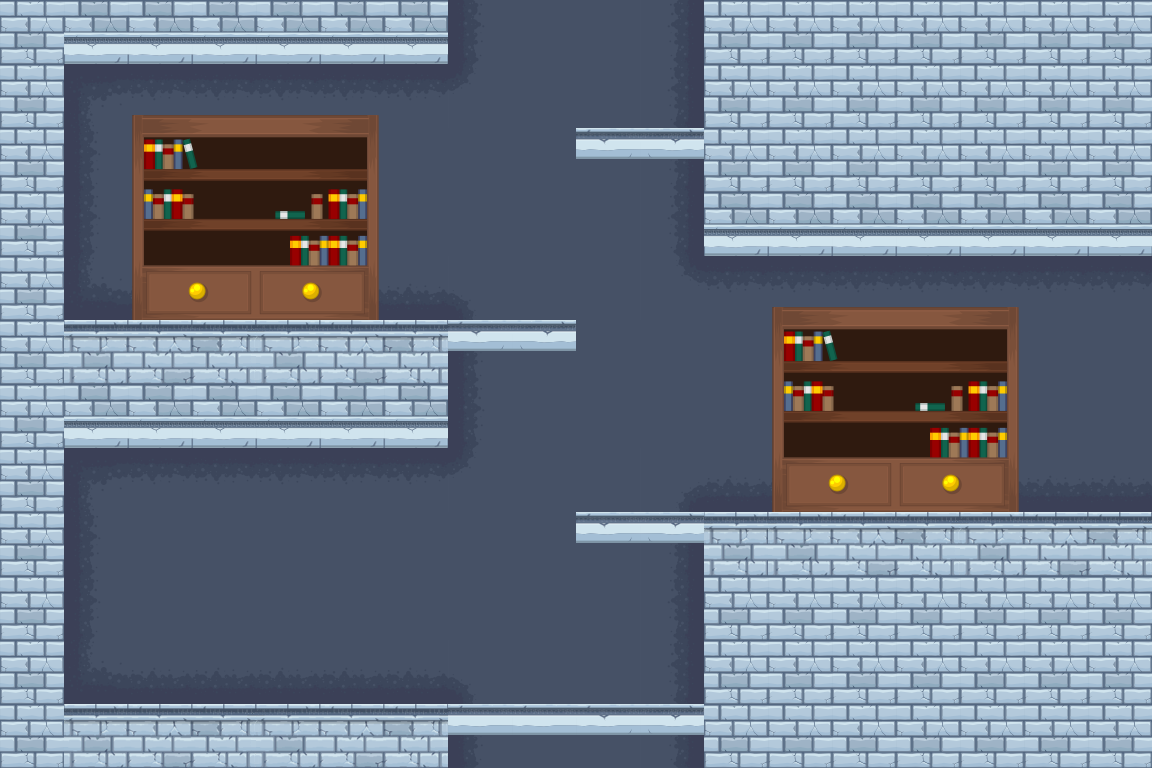

Tiled map render using the project's own tile images. Description and the whole map definition, tile-layer contents included, below:
An orthogonal 18x12 tile map with 64x64 px tiles, 2 tile layers (Слой тайлов 1, Слой тайлов 2), 2 tilesets and 11 objects.

<map version="1.0" orientation="orthogonal" renderorder="right-down" width="18" height="12" tilewidth="64" tileheight="64" nextobjectid="12">
  <properties>
      <property name="Height" value="768" />
      <property name="Up" value="Yes" />
      <property name="Right" value="Yes" />
      <property name="Down" value="Yes" />
      <property name="Width" value="1152" />
     </properties>
 <tileset firstgid="1" name="items" tilewidth="64" tileheight="64" tilecount="400" columns="20">
  <image source="items.png" width="1280" height="1280" />
 </tileset>
 <tileset firstgid="401" name="tiles" tilewidth="64" tileheight="64" tilecount="105" columns="15">
  <image source="tiles.png" width="989" height="450" />
 </tileset>
 <layer name="Слой тайлов 1" width="18" height="12">
  <data encoding="csv">
419,464,464,464,464,464,464,424,425,425,426,419,419,419,419,419,419,419,
419,409,410,410,410,410,410,445,425,425,426,419,419,419,419,419,419,419,
419,424,425,425,425,425,425,425,425,425,426,419,419,419,419,419,419,419,
419,424,425,425,425,425,425,425,425,425,426,464,464,464,464,464,464,464,
419,439,440,440,440,440,440,415,425,425,443,410,410,410,410,410,410,410,
419,403,404,405,403,404,405,424,425,425,425,425,425,425,425,425,425,425,
419,464,464,464,464,464,464,424,425,425,425,425,425,425,425,425,425,425,
419,409,410,410,410,410,410,445,425,425,413,440,440,440,440,440,440,440,
419,424,425,425,425,425,425,425,425,425,426,403,403,404,405,403,404,405,
419,424,425,425,425,425,425,425,425,425,426,419,419,419,419,419,419,419,
419,439,440,440,440,440,440,415,425,425,426,419,419,419,419,419,419,419,
419,403,404,405,403,404,405,424,425,425,426,419,419,419,419,419,419,419
</data>
 </layer>
 <layer name="Слой тайлов 2" width="18" height="12">
  <data encoding="csv">
0,0,0,0,0,0,0,0,0,0,0,0,0,0,0,0,0,0,
0,0,187,188,189,190,0,0,0,0,0,0,0,0,0,0,0,0,
0,0,207,208,209,210,0,0,0,504,505,0,0,0,0,0,0,0,
0,0,227,228,229,230,0,0,0,0,0,0,0,0,0,0,0,0,
0,0,247,248,249,250,0,0,0,0,0,0,187,188,189,190,0,0,
0,0,0,0,0,0,0,504,505,0,0,0,207,208,209,210,0,0,
0,0,0,0,0,0,0,0,0,0,0,0,227,228,229,230,0,0,
0,0,0,0,0,0,0,0,0,0,0,0,247,248,249,250,0,0,
0,0,0,0,0,0,0,0,0,504,505,0,0,0,0,0,0,0,
0,0,0,0,0,0,0,0,0,0,0,0,0,0,0,0,0,0,
0,0,0,0,0,0,0,0,0,0,0,0,0,0,0,0,0,0,
0,0,0,0,0,0,0,503,503,504,505,0,0,0,0,0,0,0
</data>
 </layer>
 <objectgroup name="ground">
  <object id="1" x="704" y="768">
   <polyline points="0,0 0,-256 576,-256 576,-512 0,-512 0,-960 -256,-960 -256,-704 -640,-704 -640,-448 -256,-448 -256,-320 -640,-320 -640,-64 -256,-64 -256,0" />
  </object>
 </objectgroup>
 <objectgroup name="platform">
  <object id="2" x="448" y="704" width="255.352" height="28.4162" />
  <object id="3" x="576" y="512" width="125.414" height="28.5929" />
  <object id="4" x="448" y="320" width="127.47" height="32.6448" />
  <object id="5" x="576" y="128" width="127.352" height="28.9463" />
 </objectgroup>
 <objectgroup name="groundEnemy">
  <object id="6" x="192" y="256" width="64" height="64" />
  <object id="7" x="832" y="448" width="64" height="64" />
 </objectgroup>
 <objectgroup name="chair1">
  <object id="8" x="128" y="640" width="64" height="64" />
 </objectgroup>
 <objectgroup name="table">
  <object id="9" x="192" y="640" width="128" height="64" />
 </objectgroup>
 <objectgroup name="chair2">
  <object id="10" x="320" y="640" width="64" height="64" />
 </objectgroup>
 <objectgroup name="lighting">
  <object id="11" x="192" y="448" width="128" height="192" />
 </objectgroup>
</map>
